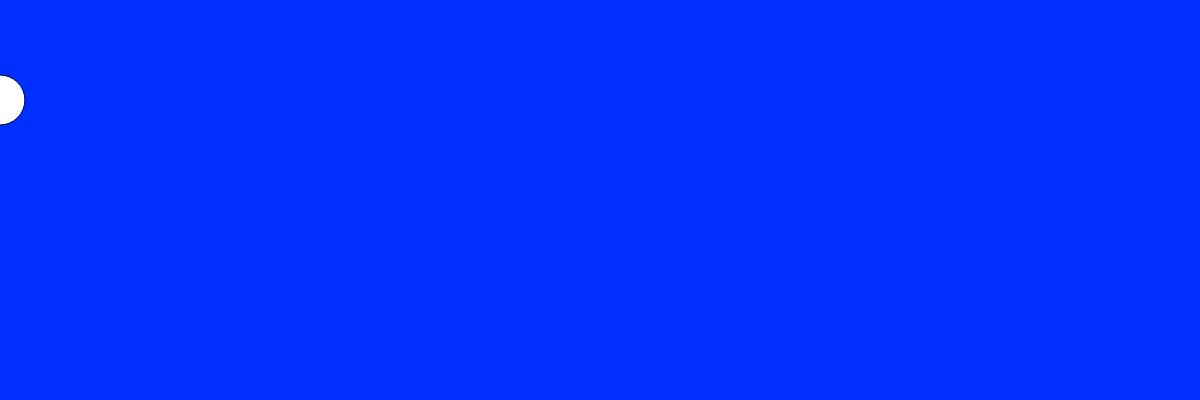
Frame 1 (no input)
Frame 60 (no input): identical to frame 1, image omitted
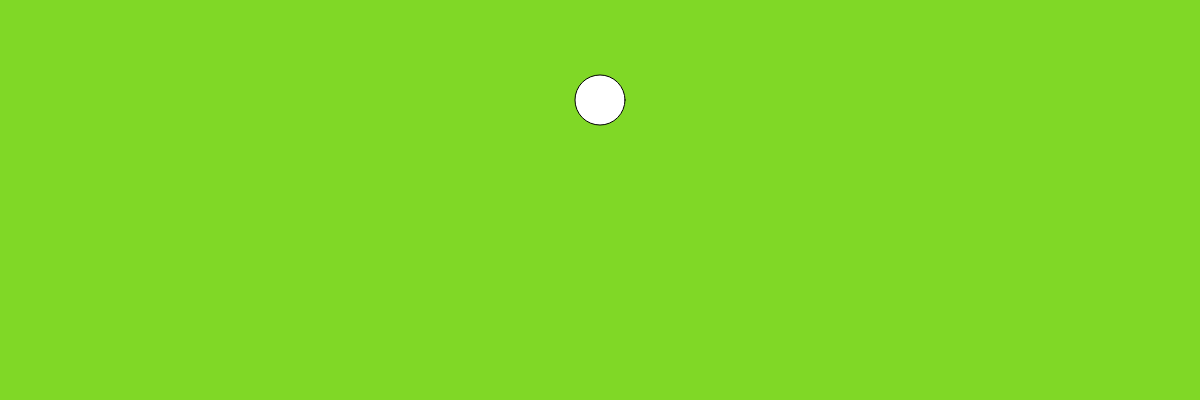
Frame 120 (the mouse pressed at the canvas centre since frame 60)

The p5.js sketch that drew these frames (run headless with seeded random() and noise() and a simulated clock; from frame 60 on, the mouse is pressed at the canvas centre):

// p5.js sketch
// ── sketch.js
//creating variables for r,g and b
var r = 0;
var g = 50;
var b=255;


function setup(){
//creating a canvas
  createCanvas(1200,400);
}


function draw(){
  //giving combination of colors based on the mouse movement in the xAxis
  r = map(mouseX, 0, 1200, 0, 255);
   g = map(mouseX, 10, 900, 50, 300);
   b =map(mouseX,20,700,255,0);
   //assigning them to the background
   background(r,g,b);
   //giving a color to the ellipse
  fill(255);
  //creating the ellipse
  ellipse(mouseX, 100,50,50);

}
